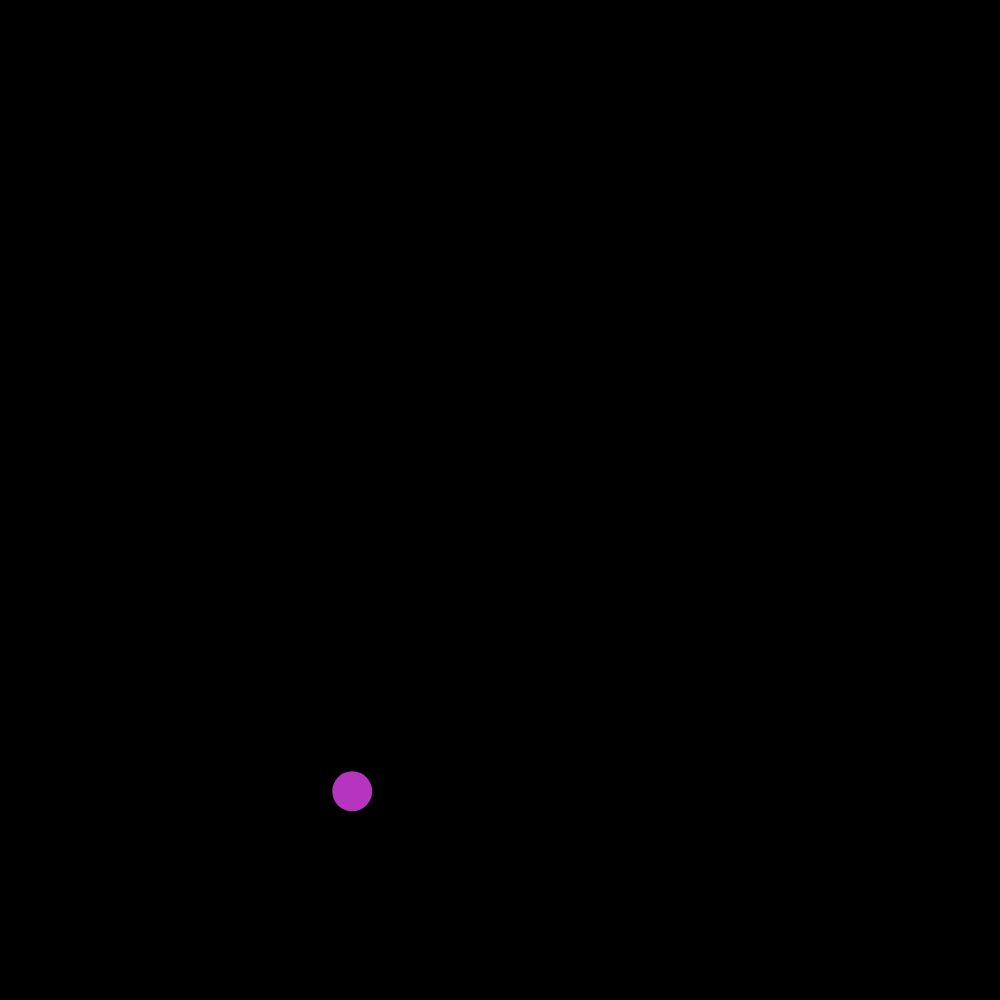
Frame 1 (no input)
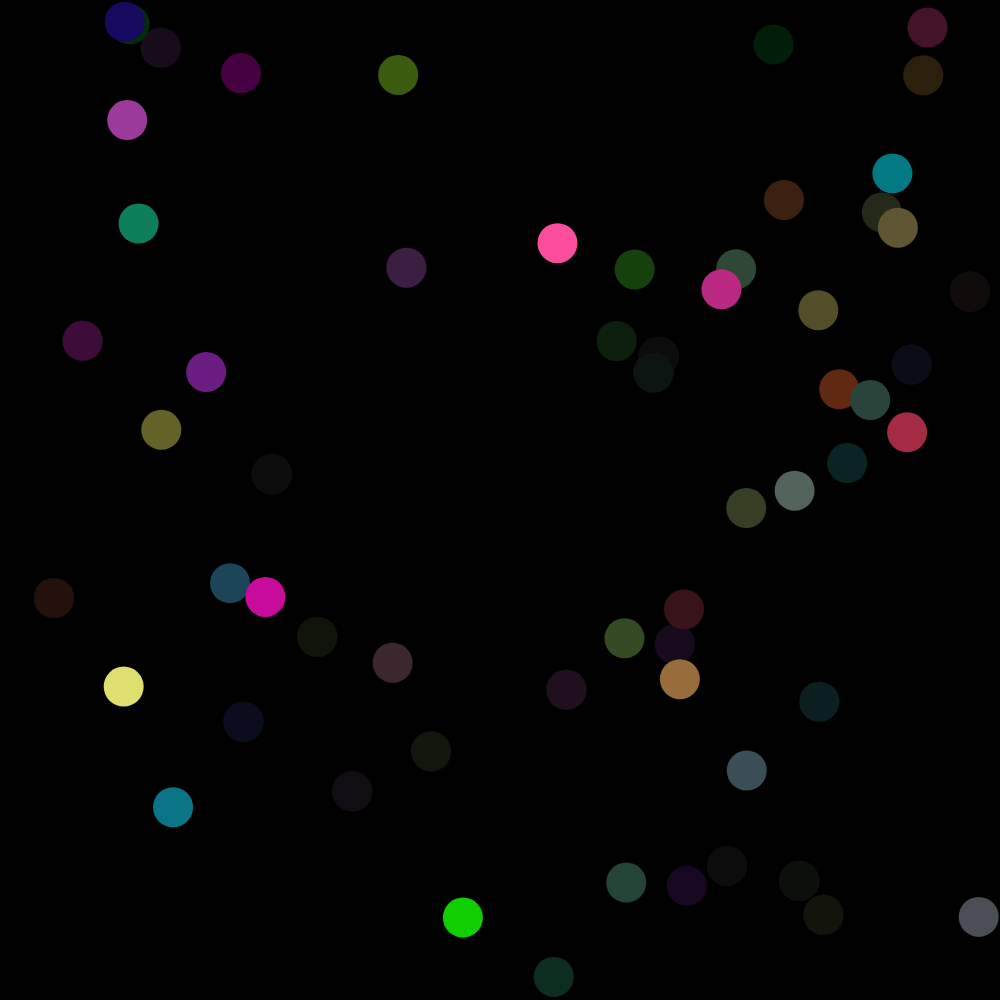
Frame 60 (no input)
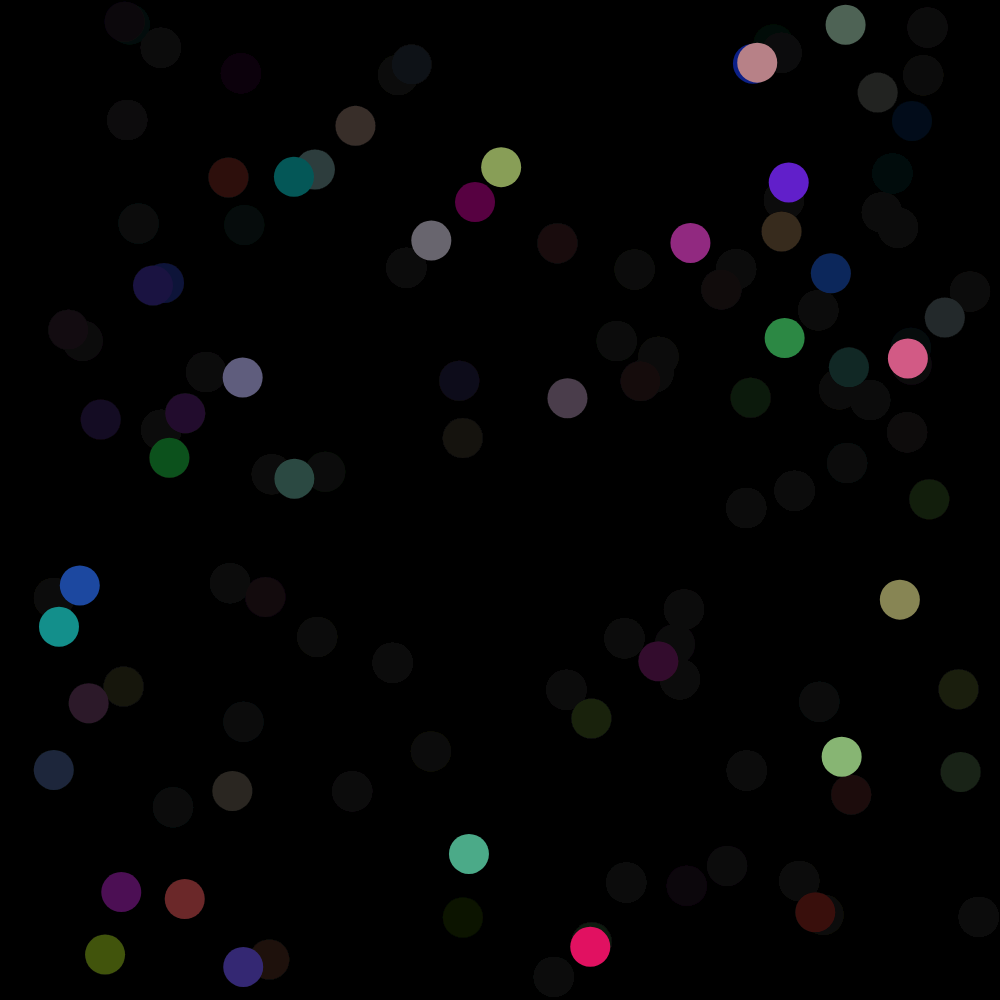
Frame 120 (the mouse pressed at the canvas centre since frame 60)

The p5.js sketch that drew these frames (run headless with seeded random() and noise() and a simulated clock; from frame 60 on, the mouse is pressed at the canvas centre):

// p5.js sketch
// ── sketch.js
function setup() {
  // create our canvas and give it an id of 'p5canvas'
  let cnv = createCanvas(1000,1000);
  cnv.id('p5canvas');

  // important! update the inline CSS
  cnv.style('width', '');
  cnv.style('height', '');

  noStroke();
  background(0);
}

function draw() {
  background(0,10);
  fill(random(255),random(255),random(255));
  ellipse(random(20,width-20),random(20,height-20),40,40)
}
